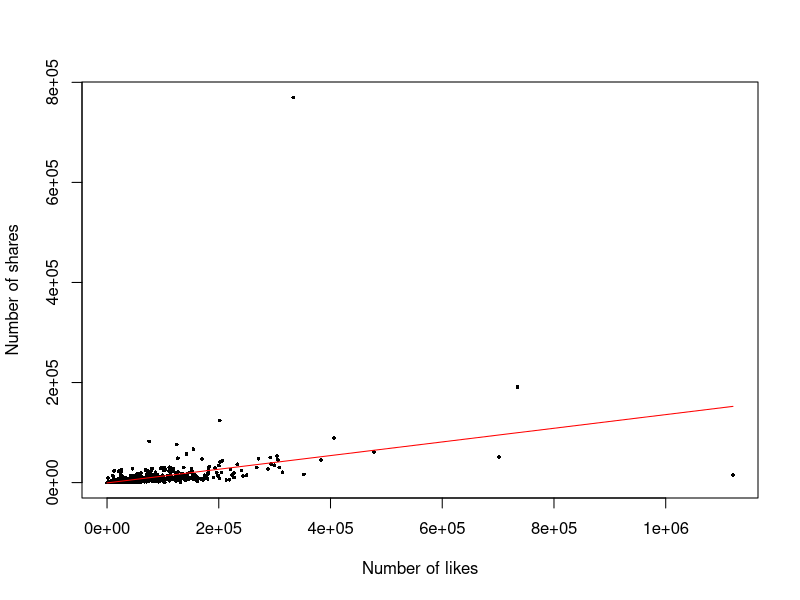
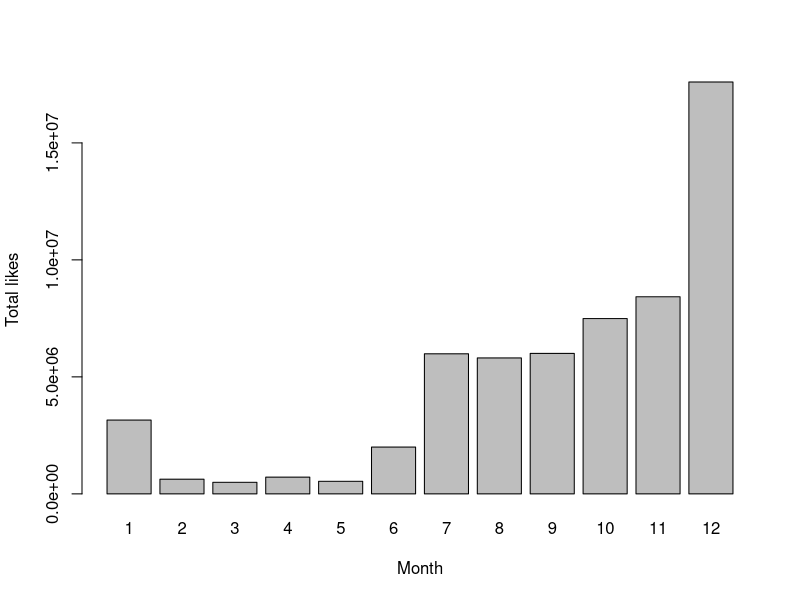
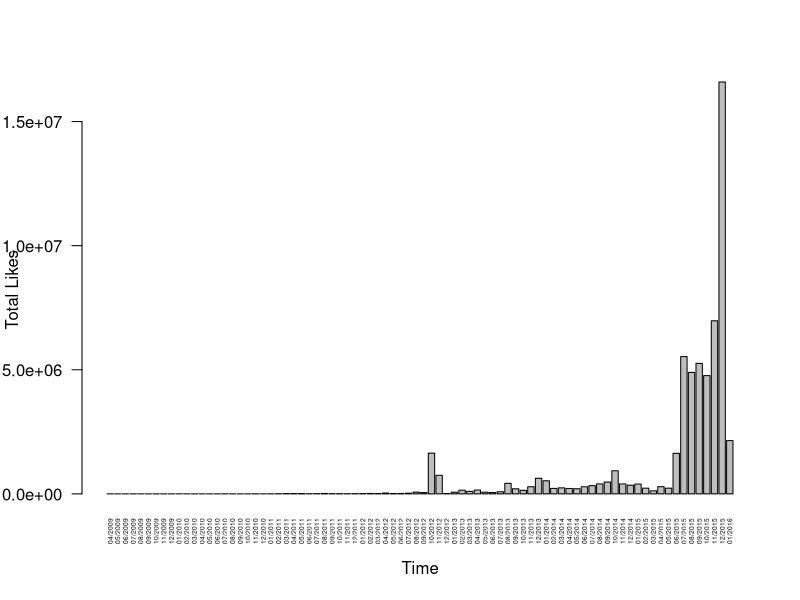

Reproduce these figures in R, in order.
################################################################
## Statistical analysis with R: in-class exercise
## Author: Pablo Barbera
## Social Media and Political Participation
## Lab 2, January 5th 2017
################################################################

## first, we change our working directory to where our data is stored
setwd("~/Dropbox/Teaching/j-term/lab\ 2")
## (remember that you can always just serch for the files on the bottom-right panel)

## now we use the 'read.csv' command to open the dataset
dataset <- read.csv("lab2_trump_data.csv", stringsAsFactors=F)
dataset$month <- substr(dataset$created_time, 6, 7)
dataset$year <- substr(dataset$created_time, 1, 4)

## 1) What type of post (photo, status, link, video) is the most common 
## on Trump's Facebook page?
table(dataset$type)
prop.table(table(dataset$type))

## statuses! Almost 40% of posts are status updates

## 2) Do posts that contain photos receive more likes on average than links?
aggregate(dataset$likes_count, 
          by=list(type=dataset$type), 
          FUN=mean)
## Yes! 37646 likes on average vs 24016 likes on average for links, for example

## 3) Are more liked posts also more shared?
cor(dataset$likes_count, dataset$shares_count)

plot(x=dataset$likes_count, y=dataset$shares_count,
     xlab="Number of likes", ylab="Number of shares",
     pch=16, cex=0.50)
fit = lm(shares_count~likes_count,dataset)
lines(x=dataset$likes_count,y=predict(fit),col='red')

# Yes! But on the plot we find one "outlier" (an observation with unusual values)
# Why? Let's find out...
which(dataset$shares_count>4e5)

dataset[which(dataset$shares_count>4e5),]
# an image basically designed to 'go viral'
# https://www.facebook.com/DonaldTrump/photos/a.488852220724.393301.153080620724/10153087641065725/?type=3

## 4) Create a plot that displays the total number of likes on the page each month.
likes_by_month = aggregate(dataset$likes_count, 
                        by=list(month=dataset$month), 
                        FUN=sum)
barplot(likes_by_month$x, names=1:12, xlab="Month", ylab="Total likes")

## Why are February to May lower?
## Maybe because there were fewer posts those months?
table(dataset$month)
# Maybe a little bit, but not enough to explain the difference

likes_time_series = aggregate(dataset$likes_count, 
                        by=list(month=dataset$month,year=dataset$year), 
                        FUN=sum)
barplot(likes_time_series$x, 
	names=paste(likes_time_series$month,likes_time_series$year,sep='/'), 
	las=2,
	cex.names=.4,
	xlab='Time',
	ylab='Total Likes')
# Aha! Donald Trump announced his candidacy on June 16.



